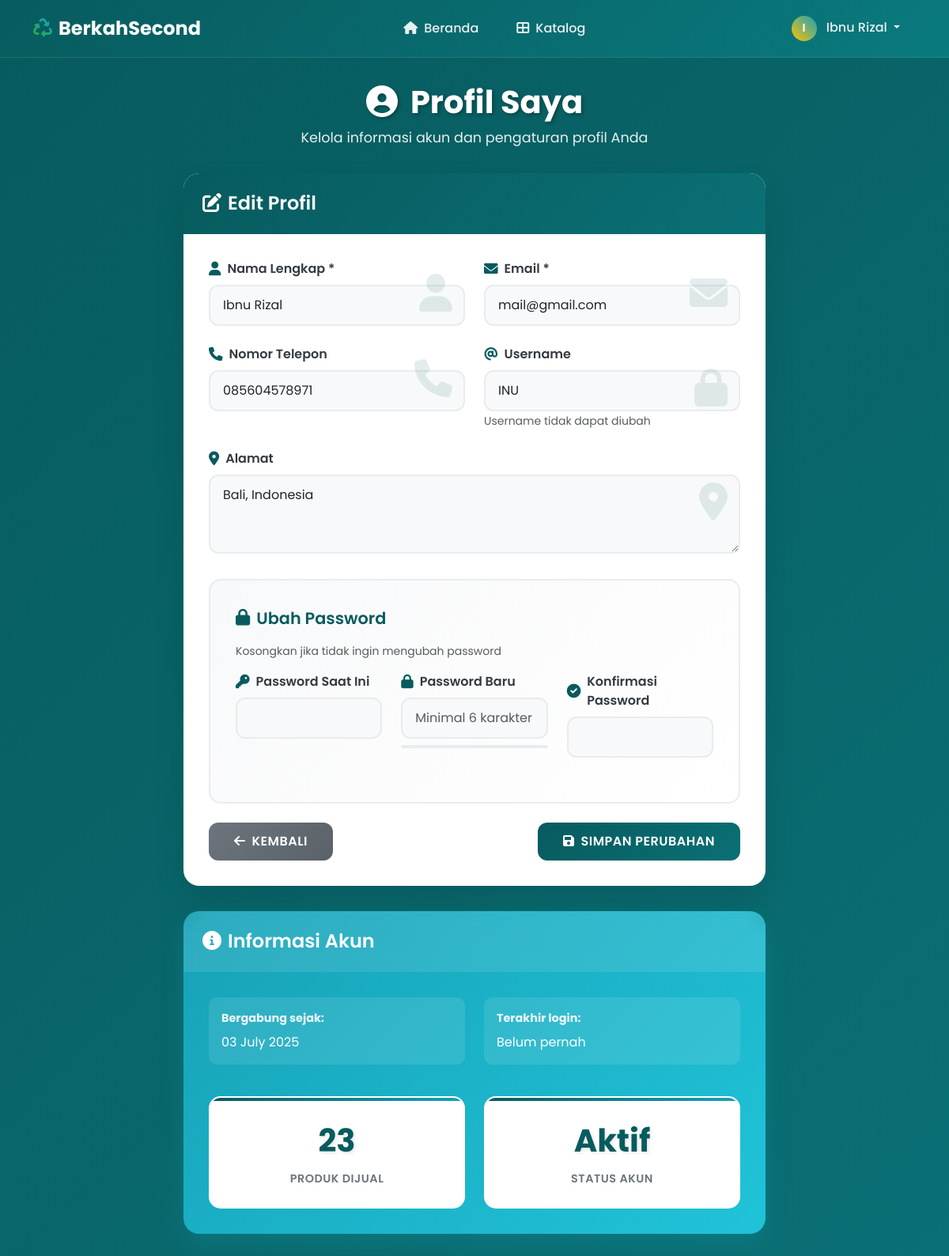
The app's page /pages/profile.php (signed in) with its own data.
### tables this page shows
CREATE TABLE `users` (
  `id` int NOT NULL,
  `username` varchar(50) NOT NULL,
  `email` varchar(100) NOT NULL,
  `password` varchar(255) NOT NULL,
  `full_name` varchar(100) NOT NULL,
  `phone` varchar(20) DEFAULT NULL,
  `address` text,
  `profile_image` varchar(255) DEFAULT NULL,
  `is_verified` tinyint(1) DEFAULT '0',
  `rating` decimal(3,2) DEFAULT '0.00',
  `total_reviews` int DEFAULT '0',
  `created_at` timestamp NOT NULL DEFAULT CURRENT_TIMESTAMP,
  `updated_at` timestamp NOT NULL DEFAULT CURRENT_TIMESTAMP ON UPDATE CURRENT_TIMESTAMP
);

### includes/koneksi.php (called while the page is built, shortened)
<?php
$host = 'localhost';
$username = 'root';
$password = 'root';
$database = 'berkahsecond';
try {
    $pdo = new PDO("mysql:host=$host;dbname=$database", $username, $password);
    $pdo->setAttribute(PDO::ATTR_ERRMODE, PDO::ERRMODE_EXCEPTION);
    $pdo->setAttribute(PDO::ATTR_DEFAULT_FETCH_MODE, PDO::FETCH_ASSOC);
} catch(PDOException $e) {
    die("Connection failed: " . $e->getMessage());
}
function isLoggedIn() {
    return isset($_SESSION['user_id']);
}
function getCurrentUser() {
    global $pdo;
    if (isLoggedIn()) {
        $stmt = $pdo->prepare("SELECT * FROM users WHERE id = ?");
        $stmt->execute([$_SESSION['user_id']]);
        return $stmt->fetch();
    }
    return null;
}
?>

### pages/profile.php (the view, shortened to what this page needs)
<?php
include_once '../includes/header.php';
?>
<div class="profile-container">
    <div class="container">
        <div class="profile-header">
            <h1><i class="fas fa-user-circle me-3"></i>Profil Saya</h1>
            <p>Kelola informasi akun dan pengaturan profil Anda</p>
        </div>
        <div class="row">
            <div class="col-lg-8 mx-auto">
                <div class="profile-card animated-card">
                    <div class="card-header-custom">
                        <h4><i class="fas fa-edit me-2"></i>Edit Profil</h4>
                    </div>
                    <div class="card-body-custom">
                        <form method="POST" action="">
                            <div class="row">
                                <div class="col-md-6">
                                    <div class="form-group-animated">
                                        <label for="full_name" class="form-label-custom">
                                            <i class="fas fa-user"></i>Nama Lengkap *
                                        </label>
                                        <input type="text" class="form-control form-control-custom" id="full_name" name="full_name"
                                               value="<?php echo htmlspecialchars($current_user['full_name']); ?>" required>
                                    </div>
                                </div>
                                <div class="col-md-6">
                                    <div class="form-group-animated">
                                        <label for="email" class="form-label-custom">
                                            <i class="fas fa-envelope"></i>Email *
                                        </label>
                                        <input type="email" class="form-control form-control-custom" id="email" name="email"
                                               value="<?php echo htmlspecialchars($current_user['email']); ?>" required>
                                    </div>
                                </div>
                            </div>
                            <div class="row">
                                <div class="col-md-6">
                                    <div class="form-group-animated">
                                        <label for="phone" class="form-label-custom">
                                            <i class="fas fa-phone"></i>Nomor Telepon
                                        </label>
                                        <input type="tel" class="form-control form-control-custom" id="phone" name="phone"
                                               value="<?php echo htmlspecialchars($current_user['phone'] ?? ''); ?>"
                                               placeholder="08xxxxxxxxxx">
                                    </div>
                                </div>
                                <div class="col-md-6">
                                    <div class="form-group-animated">
                                        <label for="username" class="form-label-custom">
                                            <i class="fas fa-at"></i>Username
                                        </label>
                                        <input type="text" class="form-control form-control-custom" id="username"
                                               value="<?php echo htmlspecialchars($current_user['username']); ?>"
                                               readonly disabled style="background-color: #f8f9fa; cursor: not-allowed;">
                                        <small class="text-muted">Username tidak dapat diubah</small>
                                    </div>
                                </div>
                            </div>
                            <div class="form-group-animated">
                                <label for="address" class="form-label-custom">
                                    <i class="fas fa-map-marker-alt"></i>Alamat
                                </label>
                                <textarea class="form-control form-control-custom" id="address" name="address" rows="3"
                                          placeholder="Masukkan alamat lengkap Anda"><?php echo htmlspecialchars($current_user['address'] ?? ''); ?></textarea>
                            </div>
                            <div class="password-section">
                                <div class="section-title">
                                    <i class="fas fa-lock"></i>Ubah Password
                                </div>
                                <p class="text-muted small mb-3">Kosongkan jika tidak ingin mengubah password</p>
                                <div class="row">
                                    <div class="col-md-4">
                                        <div class="form-group-animated">
                                            <label for="current_password" class="form-label-custom">
                                                <i class="fas fa-key"></i>Password Saat Ini
                                            </label>
                                            <input type="password" class="form-control form-control-custom" id="current_password" name="current_password">
                                        </div>
                                    </div>
                                    <div class="col-md-4">
                                        <div class="form-group-animated">
                                            <label for="new_password" class="form-label-custom">
                                                <i class="fas fa-lock"></i>Password Baru
                                            </label>
                                            <input type="password" class="form-control form-control-custom" id="new_password" name="new_password"
                                                   minlength="6" placeholder="Minimal 6 karakter">
                                        </div>
                                    </div>
                                    <div class="col-md-4">
                                        <div class="form-group-animated">
                                            <label for="confirm_password" class="form-label-custom">
                                                <i class="fas fa-check-circle"></i>Konfirmasi Password
                                            </label>
                                            <input type="password" class="form-control form-control-custom" id="confirm_password" name="confirm_password">
                                        </div>
                                    </div>
                                </div>
                            </div>
                            <div class="d-flex justify-content-between align-items-center mt-4">
                                <a href="../index.php" class="btn btn-custom btn-secondary-custom">
                                    <i class="fas fa-arrow-left me-2"></i>Kembali
                                </a>
                                <button type="submit" class="btn btn-custom btn-primary-custom">
                                    <i class="fas fa-save me-2"></i>Simpan Perubahan
                                </button>
                            </div>
                        </form>
                    </div>
                </div>
                <div class="profile-card info-card animated-card">
                    <div class="card-header-custom">
                        <h4><i class="fas fa-info-circle me-2"></i>Informasi Akun</h4>
                    </div>
                    <div class="card-body-custom">
                        <div class="row">
                            <div class="col-md-6">
                                <div class="info-item">
                                    <strong>Bergabung sejak:</strong>
                                    <span><?php echo date('d F Y', strtotime($current_user['created_at'])); ?></span>
                                </div>
                            </div>
                            <div class="col-md-6">
                                <div class="info-item">
                                    <strong>Terakhir login:</strong>
                                    <span><?php echo isset($current_user['last_login']) ? date('d F Y H:i', strtotime($current_user['last_login'])) : 'Belum pernah'; ?></span>
                                </div>
                            </div>
                        </div>
                        <?php
                        $product_count = 0;
                        try {
                            $stmt = $pdo->prepare("SELECT COUNT(*) as total FROM products WHERE user_id = ?");
                            $stmt->execute([$_SESSION['user_id']]);
                            $result = $stmt->fetch();
                            $product_count = $result['total'];
                        } catch (PDOException $e) {
                            $product_count = 0;
                        }
                        ?>
                        <div class="row mt-4">
                            <div class="col-md-6">
                                <div class="stats-card">
                                    <div class="stats-number"><?php echo $product_count; ?></div>
                                    <div class="stats-label">Produk Dijual</div>
                                </div>
                            </div>
                            <div class="col-md-6">
                                <div class="stats-card">
                                    <div class="stats-number">
                                        <?php
                                            if (isset($current_user['status'])) {
                                                echo $current_user['status'] === 'active' ? 'Aktif' : 'Non-aktif';
                                            } else {
                                                echo 'Aktif';
                                            }
                                        ?>
                                    </div>
                                    <div class="stats-label">Status Akun</div>
                                </div>
                            </div>
                        </div>
                    </div>
                </div>
            </div>
        </div>
    </div>
</div>

### includes/header.php (shortened to what this page needs)
<?php
include_once 'koneksi.php';
$current_user = getCurrentUser();
if (strpos($_SERVER['SCRIPT_NAME'], 'index.php')) {
    $basepath = dirname($_SERVER["SCRIPT_NAME"],1).'/';
}else {
    $basepath = dirname($_SERVER["SCRIPT_NAME"],2).'/';
}
?>
<!DOCTYPE html>
<html lang="id">
<head>
    <link href="https://cdn.jsdelivr.net/npm/bootstrap@5.3.0/dist/css/bootstrap.min.css" rel="stylesheet">
    <link href="https://cdnjs.cloudflare.com/ajax/libs/font-awesome/6.0.0/css/all.min.css" rel="stylesheet">
    <link href="<?= $basepath;?>css/style.css" rel="stylesheet">
</head>
<body>
    <nav class="navbar navbar-expand-lg sticky-top" id="mainNavbar">
        <div class="container">
            <a class="navbar-brand" href="<?=$basepath;?>index.php">
                <i class="fas fa-recycle me-2"></i>BerkahSecond
            </a>
            <div class="collapse navbar-collapse" id="navbarNav">
                <div class="mx-auto">
                    <ul class="navbar-nav nav-icons">
                        <li class="nav-item">
                            <a class="nav-link" href="<?=$basepath;?>index.php">
                                <i class="fas fa-home"></i>Beranda
                            </a>
                        </li>
                        <li class="nav-item">
                            <a class="nav-link" href="<?=$basepath;?>pages/katalog.php">
                                <i class="fas fa-th-large"></i>Katalog
                            </a>
                        </li>
                    </ul>
                </div>
                <ul class="navbar-nav">
                    <?php if (isLoggedIn()): ?>
                        <li class="nav-item dropdown">
                            <a class="nav-link dropdown-toggle" href="#" role="button" data-bs-toggle="dropdown">
                                <span class="user-avatar">
                                    <?php echo strtoupper(substr($current_user['full_name'] ?? 'U', 0, 1)); ?>
                                </span>
                                <?php echo htmlspecialchars($current_user['full_name'] ?? 'User'); ?>
                            </a>
                        </li>
                    <?php endif; ?>
                </ul>
            </div>
        </div>
    </nav>
</body>
</html>

### includes/header.php (style rules this page uses)
:root { --primary-color: #075b5e; --secondary-color: #6c757d; --success-color: #28a745; --danger-color: #dc3545; --warning-color: #ffc107; --info-color: #17a2b8; --light-color: #f8f9fa; --dark-color: #343a40; }
* { font-family: 'Poppins', sans-serif; }
.navbar { background: linear-gradient(135deg, var(--primary-color) 0%, #0a7a7e 100%); backdrop-filter: blur(10px); border-bottom: 1px solid rgba(255, 255, 255, 0.1); transition: all 0.3s ease; }
.navbar-brand { color: white !important; font-weight: 700; font-size: 1.5rem; transition: all 0.3s ease; position: relative; }
.navbar-brand i { background: linear-gradient(45deg, var(--success-color), var(--info-color)); -webkit-background-clip: text; -webkit-text-fill-color: transparent; animation: rotate 3s linear infinite; }
.navbar-nav .nav-link { color: rgba(255, 255, 255, 0.9) !important; font-weight: 500; padding: 0.75rem 1rem !important; margin: 0 0.25rem; border-radius: 25px; transition: all 0.3s ease; position: relative; overflow: hidden; }
.navbar-nav .nav-link::before { content: ''; position: absolute; top: 0; left: -100%; width: 100%; height: 100%; background: linear-gradient(90deg, transparent, rgba(255, 255, 255, 0.2), transparent); transition: left 0.5s ease; }
.nav-icons { display: flex; align-items: center; gap: 0.5rem; }
.nav-link i { margin-right: 0.5rem; transition: all 0.3s ease; }
.user-avatar { width: 32px; height: 32px; border-radius: 50%; background: linear-gradient(45deg, var(--warning-color), var(--info-color)); display: inline-flex; align-items: center; justify-content: center; color: white; font-weight: 600; margin-right: 0.5rem; font-size: 0.9rem; }

### records on screen
users: full_name "I", full_name "Ibnu Rizal", email "mail@gmail.com", phone "085604578971", username "INU", address "Bali, Indonesia", created_at "03 July 2025"

### other values on screen
$product_count "23"
